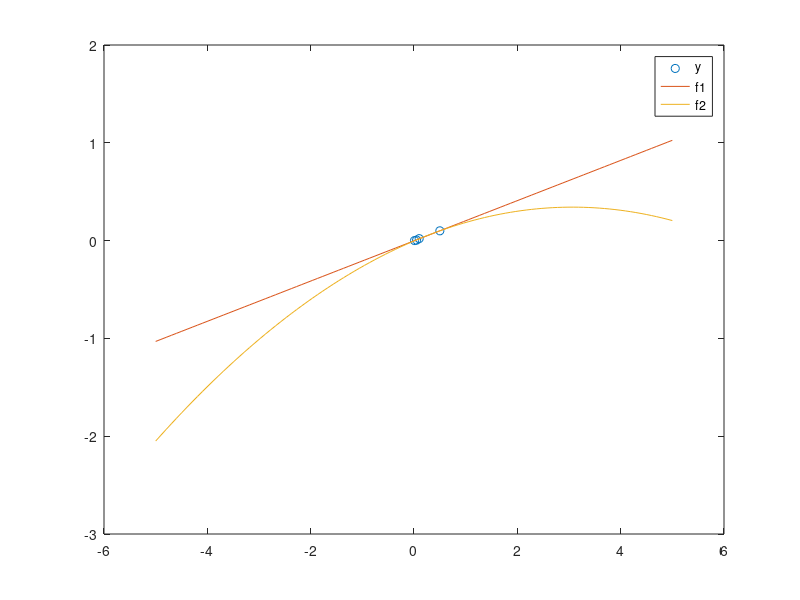

The MATLAB script that drew this image:
p1 = [0.01, 0.0001];
p2 = [0.05, 0.005];
p3 = [0.1, 0.02];
p4 = [0.5, 0.1];

x = [p1(1) p2(1) p3(1) p4(1)];
y = [p1(2) p2(2) p3(2) p4(2)];

p1 = polyfit(x,y,1);
p2 = polyfit(x,y,2);
x1 = linspace(-5,5);
f1 = polyval(p1,x1);
f2 = polyval(p2,x1);

figure;
plot(x,y,'o');
hold on;
plot (x1,f1);
plot (x1,f2);
legend('y','f1','f2');

